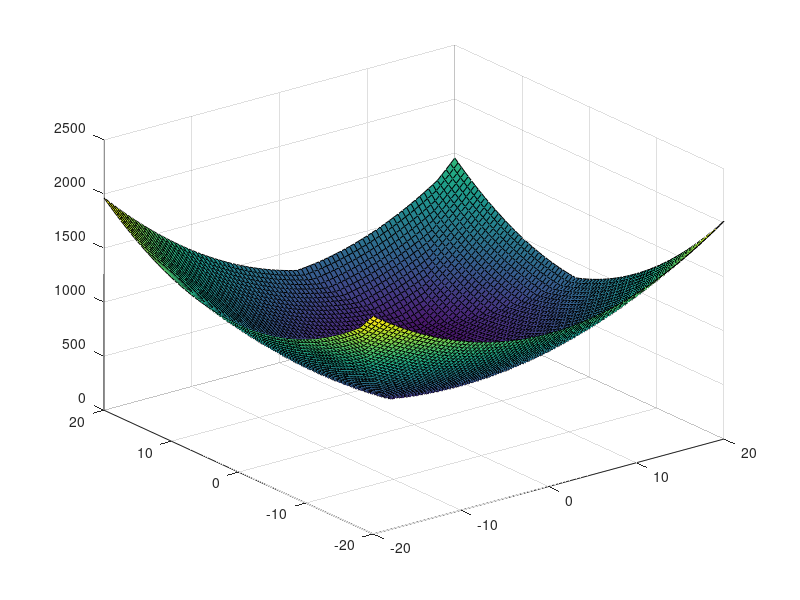

This chart was generated by the following MATLAB code: (Note: this script raises an error after producing the figure.)
clear all;close all;clc;

%% read data
addpath(genpath('..'));

weightL2 = 3;
weightLInf = 25.5;
dataPart = [10, 12];
[X,Y] = meshgrid(-20:0.5:20,-20:0.5:20);
%fx = @(X,Y) weightL2/2*((X - dataPart(1)).^2 + (Y - dataPart(2)).^2) + weightLInf*(max(abs(X),abs(Y)));
fx = @(X,Y) weightLInf*max(abs(X - dataPart(1)),abs(Y - dataPart(2))) + weightL2/2*(X.^2 + Y.^2);
Z = fx(X,Y);
surf(X,Y,Z);
minX = fminunc(@(x) fx(x(1),x(2)), [0,0]);
disp(["MATLAB: ", minX]);
%%
main = flexBox;
main.params.tryCPP = 0; %change, if C++ module is compiled

%add primal var u
numberT = main.addPrimalVar(size(dataPart));

main.addTerm(LInfdataTerm(weightLInf,dataPart),numberT);

main.addTerm(L2identity(weightL2,size(dataPart)),numberT);

%run minimization algorithm
tic;main.runAlgorithm;toc;

%% get result
result = main.getPrimal(numberT);
disp(result);
fx(minX(1),minX(2))
fx(result(1),result(2))
%% show result
%figure(2);
%plot(result);